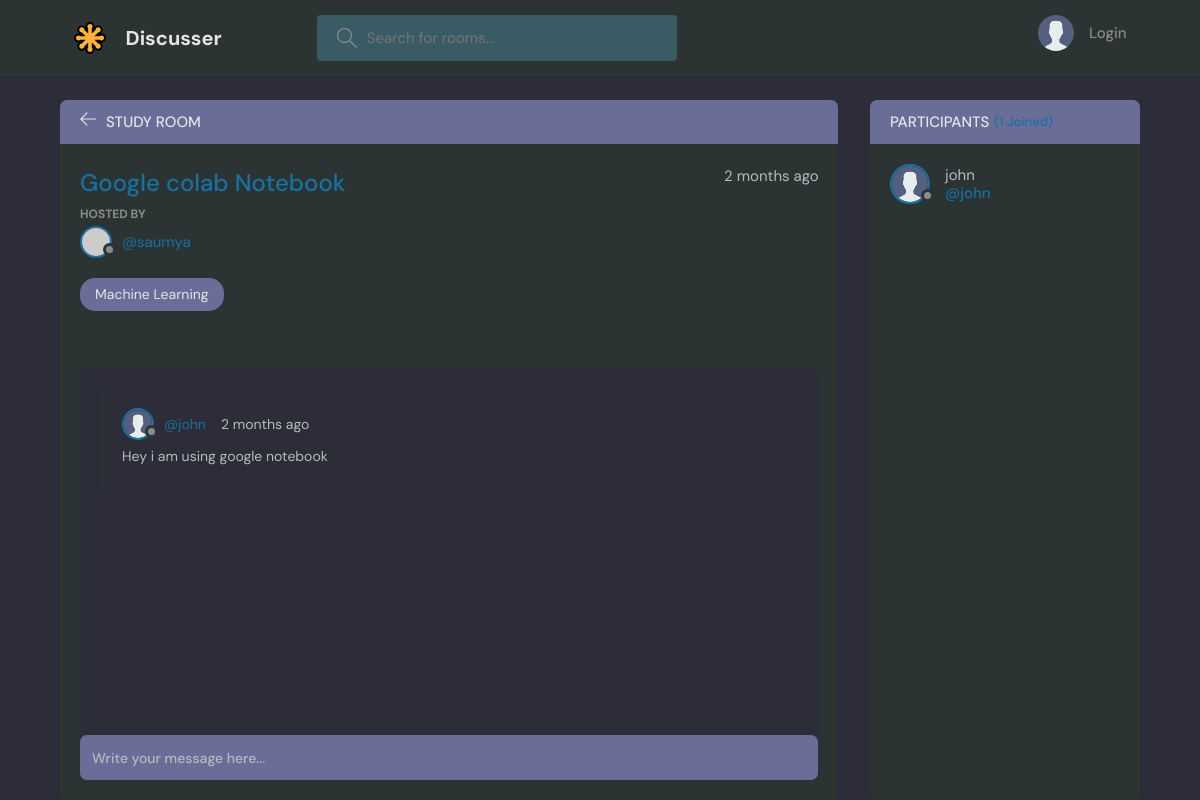
Page /room/2/ on the committed database.
### base/models.py (models this page shows, shortened)
class Room(models.Model):
    host=models.ForeignKey(User, on_delete=models.SET_NULL,null=True)
    topic =models.ForeignKey(Topic, on_delete=models.SET_NULL,null=True)
    name = models.CharField(max_length = 200)
    description = models.TextField(null=True, blank=True)
    participants = models.ManyToManyField(User, related_name='participants',blank=True)
    updated = models.DateTimeField(auto_now = True)
    created = models.DateTimeField(auto_now_add = True)
    class Meta:
        ordering = ['-updated','-created']

class User(AbstractUser):
    name = models.CharField(max_length = 200, null=True)
    email = models.EmailField(unique = True,null=True)
    bio = models.TextField(null=True)
    avatar = models.ImageField(null=True ,default="avatar.svg")
    USERNAME_FIELD = 'email'
    REQUIRED_FIELDS = ['username']

class Topic(models.Model):
    name=models.CharField(max_length = 200)
    def __str__(self):
        return self.name

class Message(models.Model):
    user=models.ForeignKey(User, on_delete=models.CASCADE)
    room = models.ForeignKey(Room, on_delete=models.CASCADE)
    body = models.TextField()
    updated = models.DateTimeField(auto_now = True)
    created = models.DateTimeField(auto_now_add = True)
    class Meta:
        ordering = ['-updated','-created']

### base/views.py (the view, shortened to what this page needs)
# urls.py: path("room/<str:pk>/",views.room,name='room'),
def room(request,pk):
    room = Room.objects.get(id=pk)
    roomMessages = room.message_set.all()
    participants = room.participants.all()
    context = {'room':room,'roomMessages':roomMessages,'participants':participants}
    return render(request,'base/room.html',context)

### base/templates/base/room.html (shortened to what this page needs)
{% extends 'main.html' %} {% block content %}
<main class="profile-page layout layout--2">
  <div class="container">
    <div class="room">
      <div class="room__top">
        <div class="room__topLeft">
          <a href="/">
            <svg
              version="1.1"
              xmlns="http://www.w3.org/2000/svg"
              width="32"
              height="32"
              viewBox="0 0 32 32"
            >
              <title>arrow-left</title>
              <path
                d="M13.723 2.286l-13.723 13.714 13.719 13.714 1.616-1.611-10.96-10.96h27.625v-2.286h-27.625l10.965-10.965-1.616-1.607z"
              ></path>
            </svg>
          </a>
          <h3>Study Room</h3>
        </div>
      </div>
      <div class="room__box scroll">
        <div class="room__header scroll">
          <div class="room__info">
            <h3>{{room.name}}</h3>
            <span>{{room.created|timesince}} ago</span>
          </div>
          <div class="room__hosted">
            <p>Hosted By</p>
            <a href="/user-profile/{{room.host.id}}" class="room__author">
              <div class="avatar avatar--small">
                <img src="https://randomuser.me/api/portraits/men/37.jpg" />
              </div>
              <span>@{{room.host.username}}</span>
            </a>
          </div>
          <span class="room__topics">{{room.topic}}</span>
        </div>
        <div class="room__conversation">
          <div class="threads scroll">
            {% for message in roomMessages %}
            <div class="thread">
              <div class="thread__top">
                <div class="thread__author">
                  <a
                    href="/user-profile/{{message.user.id}}"
                    class="thread__authorInfo"
                  >
                    <div class="avatar avatar--small">
                      <img src="{{message.user.avatar.url}}" />
                    </div>
                    <span>@{{message.user.username}}</span>
                  </a>
                  <span class="thread__date"
                    >{{message.created|timesince}} ago</span
                  >
                </div>
              </div>
              <div class="thread__details">{{message.body}}</div>
            </div>
            {% endfor %}
          </div>
        </div>
      </div>
      <div class="room__message">
        <form action="" method="POST">
          <input name="body" placeholder="Write your message here..." />
        </form>
      </div>
    </div>
    <div class="participants">
      <h3 class="participants__top">
        Participants <span>({{participants.count}} Joined)</span>
      </h3>
      <div class="participants__list scroll">
        {% for user in participants %}
        <a href="/user-profile/{{user.id}}" class="participant">
          <div class="avatar avatar--medium">
            <img src="{{room.host.avatar.url}}" />
          </div>
          <p>
            {{user.username}}
            <span>@{{user.username}}</span>
          </p>
        </a>
        {% endfor %}
      </div>
    </div>
  </div>
</main>
{% endblock content%}

### rows in the picture
Room: name "Google colab Notebook", created "2 months", host.username "saumya", topic "Machine Learning"
Message: user.avatar (placeholder picture), user.username "john", created "2 months", body "Hey i am using google notebook"
User: host.avatar (placeholder picture), username "john"

### other values in the picture
{{ participants.count }} "1"
